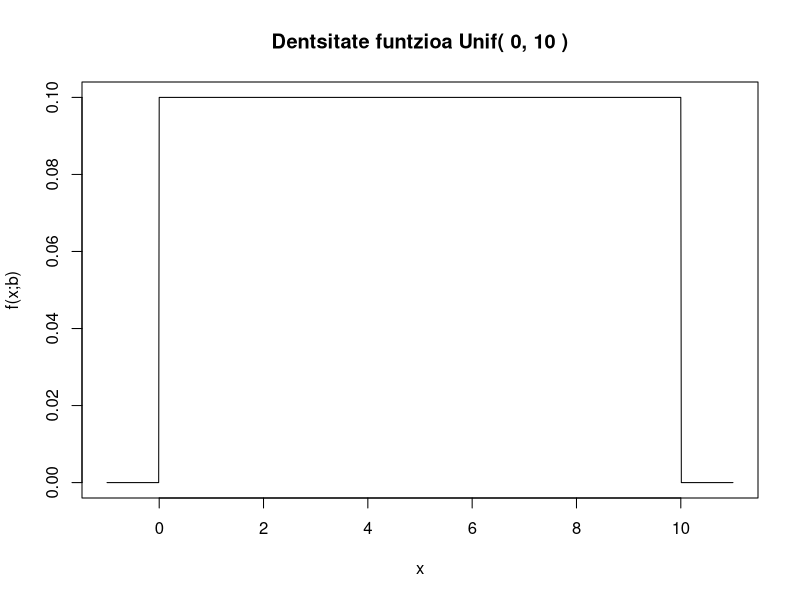
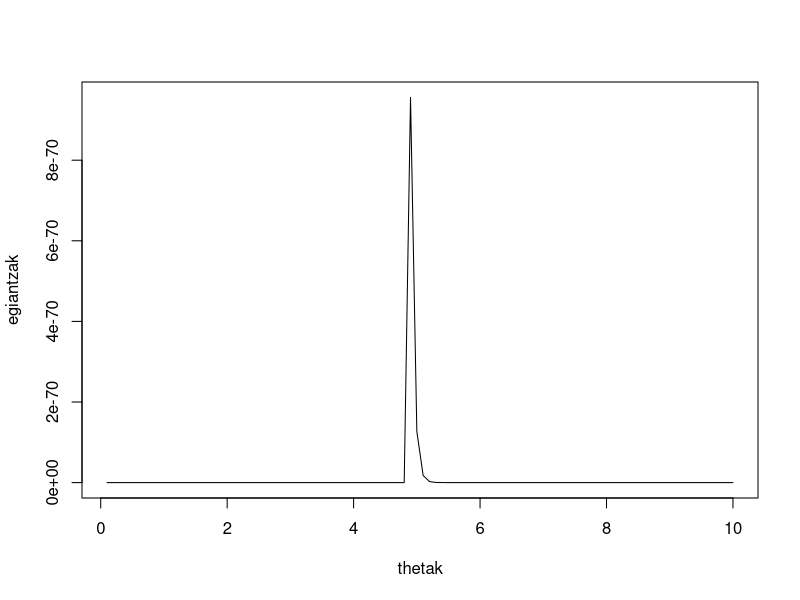
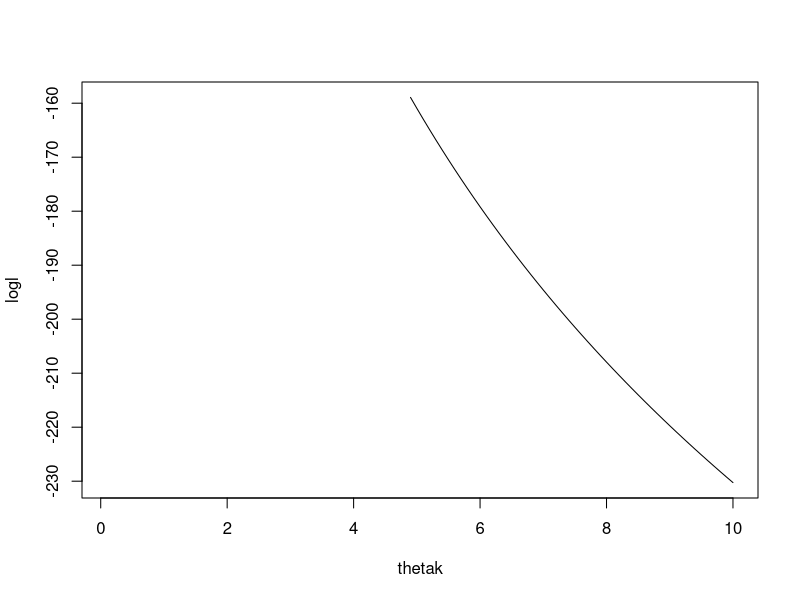
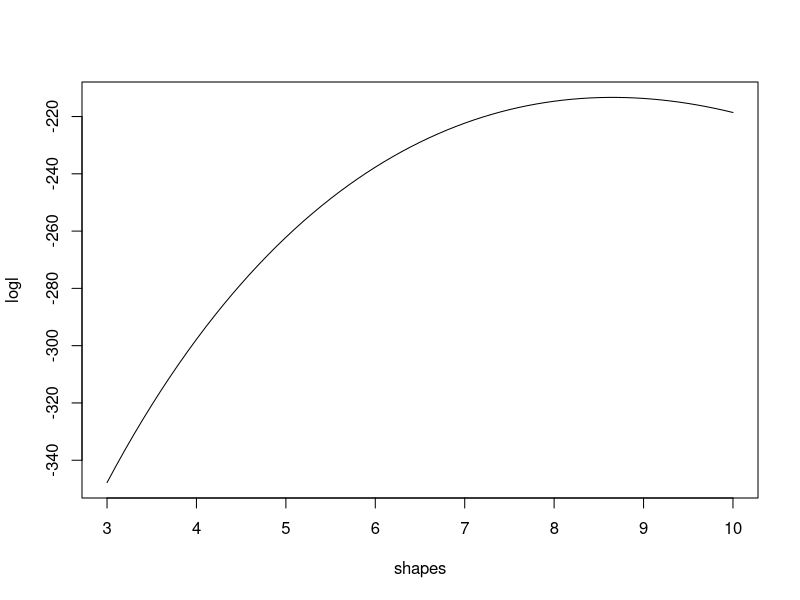
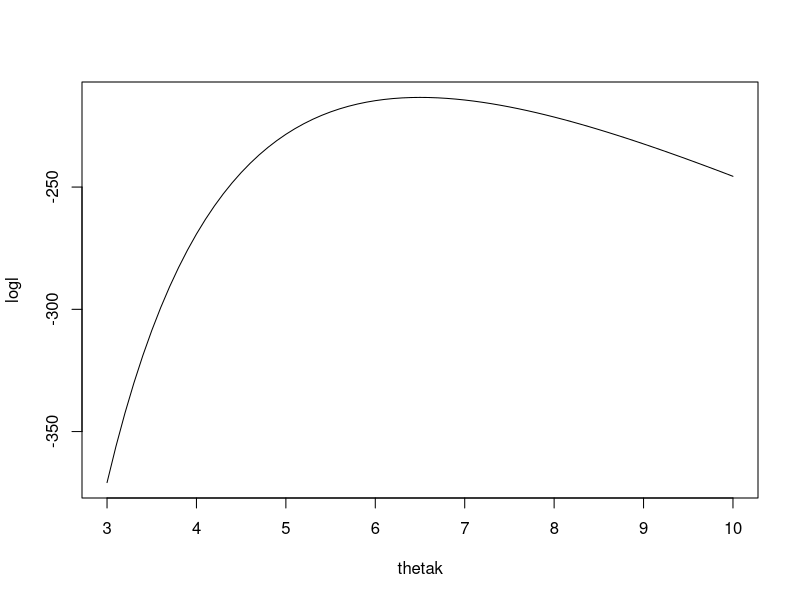
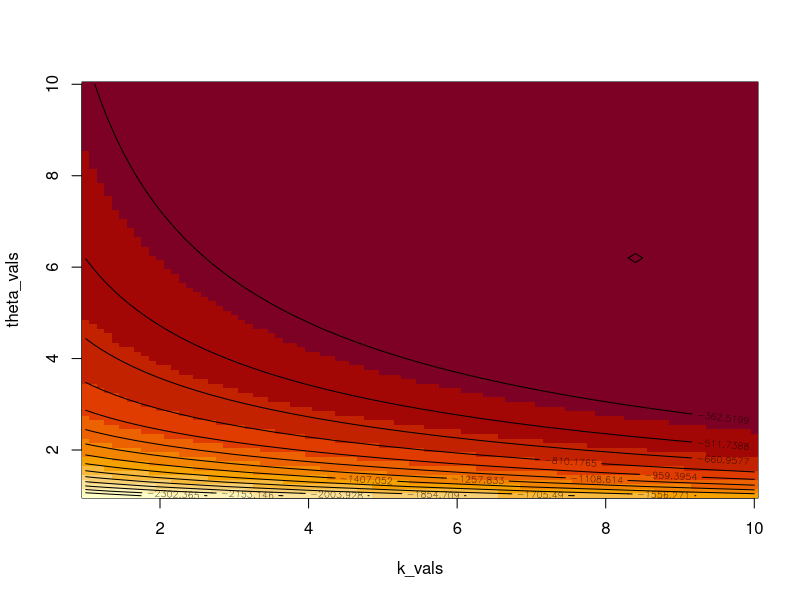
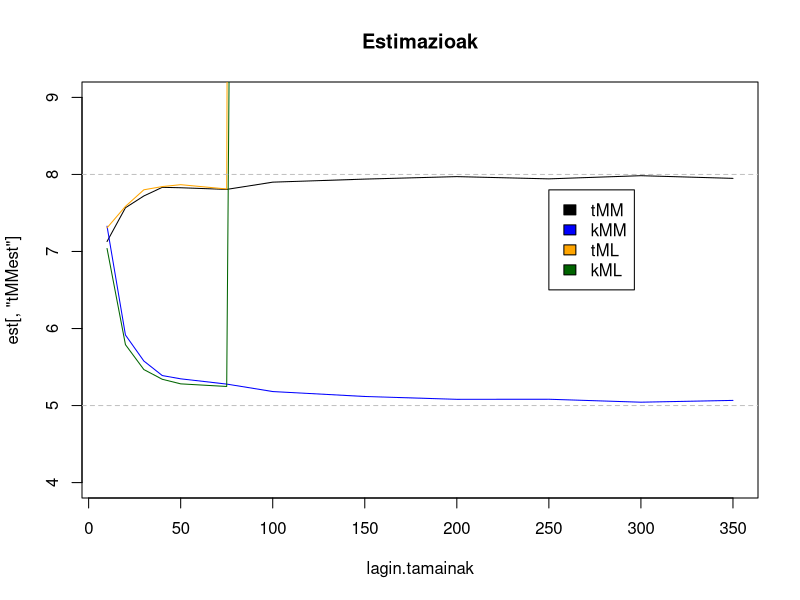
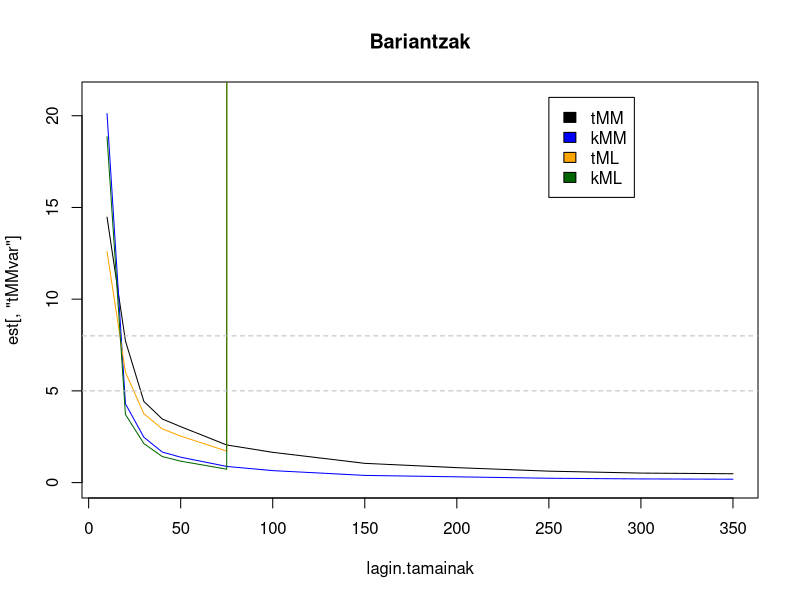

These charts were generated, in order, by the following R code:
## ---- chunk 1
set.seed(666)
## ---- chunk 2
library(nleqslv)
## ---- chunk 3
lagina <- c(1.12, 2.58, 2.36, 0.40, 3.29, 1.54, 0.25, 4.87, 1.00, 4.26, 
            1.43, 0.58, 0.21, 1.84, 3.75, 0.56, 1.38, 4.46, 3.37, 3.41, 
            2.53, 3.38, 3.16, 3.26, 2.17, 3.64, 2.31, 3.26, 1.82, 3.26,
            0.87, 1.07, 1.74, 4.32, 4.65, 0.87, 0.76, 4.51, 0.11, 1.38,
            4.34, 4.55, 4.13, 1.42, 2.12, 0.01, 3.36, 0.01, 0.20, 2.85,
            2.15, 4.30, 1.06, 3.06, 1.58, 1.32, 1.53, 0.94, 0.55, 0.18,
            1.04, 0.00, 3.84, 1.86, 2.84, 4.39, 3.85, 0.85, 4.27, 1.72,
            1.31, 0.69, 4.40, 3.22, 4.23, 4.49, 4.89, 0.44, 1.55, 3.70,
            3.51, 1.13, 0.18, 0.47, 4.65, 4.60, 1.01, 4.15, 0.54, 4.48,
            0.17, 1.08, 1.41, 4.48, 4.14, 1.36, 1.20, 1.19, 2.32, 3.21)
## ---- chunk 4
#Estimatzailea edozein laginerako lortzeko funtzio orokorra
getThetaMM <- function(lagina){
  2*mean(lagina)
}

#Gure laginerako estimazioaren kalkulua
getThetaMM(lagina)
## ---- chunk 5
itxaropena_unif <- function(theta){
  return(theta/2)
}
## ---- chunk 6
b <- 10
x <- seq(-1, b+1, 0.01)
plot(x, dunif(x, min = 0, max = b), t="l", main=paste("Dentsitate funtzioa Unif( 0,", b, ")"), xlab = "x", ylab = "f(x;b)")
## ---- chunk 7
getThetaMM2 <-uniroot(function(theta) itxaropena_unif(theta)-mean(lagina), 
                    interval=c(-10,10))$root
getThetaMM2
## ---- chunk 8
getLikelihood <- function(theta, sample){
  l <- 0
  if(all(sample<=theta) & all(sample>=0)){
    return(prod(dunif(sample, min=0, max=theta)))
  }
  return(l)
}


thetak <- seq(0.1, 10, by=0.1)
egiantzak <- sapply(thetak, getLikelihood, sample=lagina)
plot(thetak, egiantzak, type="l")
## ---- chunk 9
getLogLikelihood  <- function(theta, sample){
  l <- getLikelihood(theta, sample)
  if(l!=0){
    return(log(l))}
  else{
    # -Inf balioa ekiditeko
    return(-Inf)
  }
}
## ---- chunk 10
getLogLikelihood <- function(theta, sample){
  probs <- dunif(sample, min=0, max=theta)
  ll <- sum(log(probs))
  return (ll)
}
## ---- chunk 11
logl <- sapply(thetak, FUN=getLogLikelihood, sample=lagina)
plot(thetak, logl, type="l")
## ---- chunk 12
minusL <- function(theta, sample){
  ll <- getLogLikelihood(theta, sample)
  if (is.infinite(ll)) {
    ll <- -1000
  }
  return(-ll)
}

## ---- chunk 13
#Estimatzailea edozein laginerako lortzeko funtzioa
getThetaML <- function(sample, initial.theta=50){
  return(nlm(f=minusL, p=initial.theta, sample=sample))
}
getThetaML(lagina)
theta.ehe <- getThetaML(lagina)$estimate

## ---- chunk 14
max(lagina)
## ---- chunk 15
N <- 1000
lagin.tamainak <- c(10, 20, 30) #, 40, 50, 75, 100, 150, 200, 250, 300, 350)
set.seed(323)
#Hemen gordeko ditugu estimazioen batezbesteko eta bariantzak
est <- c()
for(n in lagin.tamainak){
  #Sortu laginak
  laginak <- matrix(runif(n*N, 0, 5), nrow=N, ncol=n)
  #Kalkulatu estimazioak lagin guztientzat
  aux<- t(apply(laginak, 1, 
                function(x){c(getThetaMM(x), 
                              getThetaML(x, initial.theta = 5)$estimate)}))
  #Kalkulatu estimazio guztien batezbestekoak eta bariantzak
  bb <- colMeans(aux)
  vars <- apply(aux, 2, var)
  est <- rbind(est, c(bb,vars))
}
## ---- chunk 16
lagina <- c(77.551, 45.195, 50.626, 39.878, 29.137, 57.321, 39.140, 66.776,
            48.028, 42.325, 31.200, 38.632, 42.914, 60.969, 22.076, 52.446,
            45.257, 42.626, 62.504, 22.684, 69.196, 42.383, 61.339, 45.803,
            74.707, 33.048, 72.423, 43.670, 65.279, 42.714, 59.785, 101.742,
            59.641, 44.749, 44.161, 58.488, 46.448, 25.280, 67.619, 66.846,
            80.208, 98.492, 41.149, 40.395, 22.220, 34.628, 77.768, 48.161,
            48.909, 66.267)
## ---- chunk 17
# x[1]: theta; x[2]: k
mom <- function(x){
  theta <- x[1]
  k <- x[2]
  
  y <- numeric(2)
  y[1] <- k * theta - mean(lagina)
  y[2] <- k * (1 + k) * theta^2 - mean(lagina^2)
  
  y
}
## ---- chunk 18
mom_jac <- function(x) {
  theta <- x[1]
  k <- x[2]
  
  y <- numeric(2)
  y[1] <- k * theta - mean(lagina)
  y[2] <- k * (1 + k) * theta^2 - mean(lagina^2)
  
  # Jacobian matrix
  J <- matrix(0, nrow = 2, ncol = 2)
  J[1, 1] <- k          # ay1/at
  J[1, 2] <- theta      # ay1/ak
  J[2, 1] <- 2 * k * (1 + k) * theta  # ay2/at
  J[2, 2] <- (1 + 2 * k) * theta^2    # ay2/ak
  
  attr(y, "jacobian") <- J
  y
}
## ---- chunk 19
xstart <- c(5, 5)

sol <- nleqslv(xstart, mom, method = "Broyden",
               control = list(ftol = 1e-10, maxit = 200))


thetaHat <- sol$x[1]
kHat <- sol$x[2]
thetaHat
kHat

## ---- chunk 20
xstart <- c(5, 5)

sol <- nleqslv(xstart, mom_jac, 
               control = list(ftol = 1e-10, xtol = 1e-10, maxit = 200,
                              trace = 0))  # trace=1 shows iterations


thetaHat <- sol$x[1]
kHat <- sol$x[2]
thetaHat
kHat

## ---- chunk 21
theta_MM <- function(x) {
  n <- length(x)
  (mean(x^2) - mean(x)^2) / mean(x)
}

k_MM <- function(x) {
  mean(x)^2 / (mean((x - mean(x))^2))
}

theta_MM(lagina)
k_MM(lagina)

## ---- chunk 22
getLikelihood <- function(k, theta, sample){
  l <- 0
  if(all(sample>=0)){
    return(prod(dgamma(sample, k, scale = theta)))
  }
  return(l)
}
## ---- chunk 23
getLogLikelihood  <- function(k, theta, sample){
  l <- getLikelihood(k, theta, sample)
  if(l!=0){
    return(log(l))}
  else{
    # -Inf balioa ekiditeko
    return(-Inf)
  }
}
## ---- chunk 24
getLogLikelihood <- function(k, theta, sample){
  probs <- dgamma(sample, k, scale=theta)
  ll <- sum(log(probs))
  return (ll)
}
## ---- chunk 25
shapes <- seq(3, 10, 0.1)
logl <- sapply(shapes, FUN=getLogLikelihood,
               sample=lagina, theta=6)
plot(shapes, logl, type="l")
## ---- chunk 26

thetak <- seq(3, 10, 0.1)
logl <- sapply(thetak, FUN=getLogLikelihood,
               sample=lagina, k=8)
plot(thetak, logl, type="l")

## ---- chunk 27

k_vals <- seq(1, 10, 0.1)
theta_vals <- seq(1, 10, 0.1)

# Balioak gordeko dituen matrizea sortu
ll_matrix <- matrix(0, nrow = length(k_vals), ncol = length(theta_vals))

# puntu bakoitzerako balioa kalkulatu
for (i in 1:length(k_vals)) {
  for (j in 1:length(theta_vals)) {
    ll_matrix[i, j] <- getLogLikelihood(k_vals[i],
                                        theta_vals[j],
                                        lagina)
  }
}

# Maila kurbak irudikatu
image(k_vals, theta_vals, ll_matrix)
contour(k_vals, theta_vals, ll_matrix, 
        xlab = "k (shape)", 
        ylab = "theta (scale)",
        main = "L-ren maila-kurbak",
        add = TRUE,
        levels = seq(min(ll_matrix), max(ll_matrix), length.out = 17)) # Maximoa agertzeko
## ---- chunk 28
minusL <- function(x, sample){
  k <- x[1]
  theta <- x[2]
  ll <- getLogLikelihood(k, theta, sample)
  if (is.infinite(ll)) {
    ll <- -1000
  }
return(-ll)
}
## ---- chunk 29
#Estimatzailea edozein laginerako lortzeko funtzioa
getThetaML <- function(sample, initial.theta=c(6, 6)){
  return(nlm(f=minusL, p=initial.theta, sample=sample))
}
emaitza <- getThetaML(lagina)$estimate
names(emaitza) <- c('kHat', 'thetaHat')
emaitza
## ---- chunk 30
N <- 1000
lagin.tamainak <- c(10, 20, 30, 40, 50, 75, 100, 150, 200, 250, 300, 350)
set.seed(323)
#Hemen gordeko ditugu estimazioen batezbesteko eta bariantzak
est <- c()
for(n in lagin.tamainak){
  #Sortu laginak
  laginak <- matrix(rgamma(n*N, 5, scale=8), nrow=N, ncol=n)
  #Kalkulatu estimazioak lagin guztientzat
  aux<- t(apply(laginak, 1, 
                function(x){c(theta_MM(x), k_MM(x),
                              rev(getThetaML(x, initial.theta = c(3, 3))$estimate))}))
  #Kalkulatu estimazio guztien batezbestekoak eta bariantzak
  bb <- colMeans(aux)
  vars <- apply(aux, 2, var)
  est <- rbind(est, c(bb,vars))
}

colnames(est) <- c("tMMest", "kMMest", "tMLest", "kMLest",
                   "tMMvar", "kMMvar", "tMLvar", "kMLvar")
## ---- chunk 31
# Estimazioak
plot(lagin.tamainak, est[,"tMMest"], col="black", type="l",
     ylim=c(4, 9), main="Estimazioak")
lines(lagin.tamainak, est[,"kMMest"], col="blue")
lines(lagin.tamainak, est[,"tMLest"], col="orange")
lines(lagin.tamainak, est[,"kMLest"], col="darkgreen")
abline(h=8, col="gray", lty=2)
abline(h=5, col="gray", lty=2)
legend(250, 7.8, legend=c("tMM", "kMM", "tML", "kML"),
       fill=c("black", "blue", "orange", "darkgreen"))

# Bariantzak
plot(lagin.tamainak, est[, "tMMvar"], col="black", type="l",
     ylim=c(0, 21), main="Bariantzak")
lines(lagin.tamainak, est[,"kMMvar"], col="blue")
lines(lagin.tamainak, est[,"tMLvar"], col="orange")
lines(lagin.tamainak, est[,"kMLvar"], col="darkgreen")
abline(h=8, col="gray", lty=2)
abline(h=5, col="gray", lty=2)
legend(250, 21, legend=c("tMM", "kMM", "tML", "kML"),
       fill=c("black", "blue", "orange", "darkgreen"))
## ---- chunk 32
N <- 1000
lagin.tamainak <- c(10, 20, 30, 40, 50, 75, 100, 150, 200, 250, 300, 350)
set.seed(323)
#Hemen gordeko ditugu estimazioen batezbesteko eta bariantzak
est <- c()
for(n in lagin.tamainak){
  #Sortu laginak
  laginak <- matrix(rgamma(n*N, 5, scale=8), nrow=N, ncol=n)
  #Kalkulatu estimazioak lagin guztientzat
  aux<- t(apply(laginak, 1, 
                function(x){c(theta_MM(x), k_MM(x),
                              rev(getThetaML(x, initial.theta = c(6, 6))$estimate))}))
  #Kalkulatu estimazio guztien batezbestekoak eta bariantzak
  bb <- colMeans(aux)
  vars <- apply(aux, 2, var)
  est <- rbind(est, c(bb,vars))
}

colnames(est) <- c("tMMest", "kMMest", "tMLest", "kMLest",
                   "tMMvar", "kMMvar", "tMLvar", "kMLvar")
## ---- chunk 33
# Estimazioak
plot(lagin.tamainak, est[,"tMMest"], col="black", type="l",
     ylim=c(4, 9), main="Estimazioak")
lines(lagin.tamainak, est[,"kMMest"], col="blue")
lines(lagin.tamainak, est[,"tMLest"], col="orange")
lines(lagin.tamainak, est[,"kMLest"], col="darkgreen")
abline(h=8, col="gray", lty=2)
abline(h=5, col="gray", lty=2)
legend(250, 7.8, legend=c("tMM", "kMM", "tML", "kML"),
       fill=c("black", "blue", "orange", "darkgreen"))

# Bariantzak
plot(lagin.tamainak, est[, "tMMvar"], col="black", type="l",
     ylim=c(0, 21), main="Bariantzak")
lines(lagin.tamainak, est[,"kMMvar"], col="blue")
lines(lagin.tamainak, est[,"tMLvar"], col="orange")
lines(lagin.tamainak, est[,"kMLvar"], col="darkgreen")
abline(h=8, col="gray", lty=2)
abline(h=5, col="gray", lty=2)
legend(250, 21, legend=c("tMM", "kMM", "tML", "kML"),
       fill=c("black", "blue", "orange", "darkgreen"))
